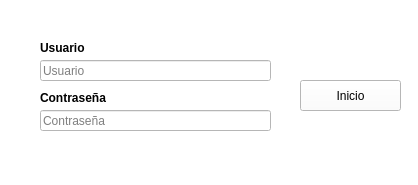
<?xml version="1.0" encoding="UTF-8"?>
<ui version="4.0">
 <class>MainWindow</class>
 <widget class="QMainWindow" name="MainWindow">
  <property name="geometry">
   <rect>
    <x>0</x>
    <y>0</y>
    <width>418</width>
    <height>185</height>
   </rect>
  </property>
  <property name="windowTitle">
   <string>Login</string>
  </property>
  <property name="windowIcon">
   <iconset>
    <normaloff>../img/icono.png</normaloff>../img/icono.png</iconset>
  </property>
  <property name="styleSheet">
   <string notr="true">background-color: rgb(255, 255, 255);</string>
  </property>
  <widget class="QWidget" name="centralwidget">
   <widget class="QLabel" name="label_16">
    <property name="geometry">
     <rect>
      <x>40</x>
      <y>40</y>
      <width>191</width>
      <height>16</height>
     </rect>
    </property>
    <property name="text">
     <string>&lt;html&gt;&lt;head/&gt;&lt;body&gt;&lt;p&gt;&lt;span style=&quot; font-weight:600;&quot;&gt;Usuario&lt;/span&gt;&lt;/p&gt;&lt;/body&gt;&lt;/html&gt;</string>
    </property>
   </widget>
   <widget class="QLineEdit" name="text_usuario">
    <property name="enabled">
     <bool>true</bool>
    </property>
    <property name="geometry">
     <rect>
      <x>40</x>
      <y>60</y>
      <width>231</width>
      <height>21</height>
     </rect>
    </property>
    <property name="styleSheet">
     <string notr="true">background-color: rgb(255, 255, 255);</string>
    </property>
    <property name="text">
     <string/>
    </property>
    <property name="placeholderText">
     <string>Usuario</string>
    </property>
   </widget>
   <widget class="QLineEdit" name="text_password">
    <property name="enabled">
     <bool>true</bool>
    </property>
    <property name="geometry">
     <rect>
      <x>40</x>
      <y>110</y>
      <width>231</width>
      <height>21</height>
     </rect>
    </property>
    <property name="styleSheet">
     <string notr="true">background-color: rgb(255, 255, 255);</string>
    </property>
    <property name="text">
     <string/>
    </property>
    <property name="maxLength">
     <number>32767</number>
    </property>
    <property name="echoMode">
     <enum>QLineEdit::Password</enum>
    </property>
    <property name="placeholderText">
     <string>Contraseña</string>
    </property>
   </widget>
   <widget class="QLabel" name="label_17">
    <property name="geometry">
     <rect>
      <x>40</x>
      <y>90</y>
      <width>191</width>
      <height>16</height>
     </rect>
    </property>
    <property name="text">
     <string>&lt;html&gt;&lt;head/&gt;&lt;body&gt;&lt;p&gt;&lt;span style=&quot; font-weight:600;&quot;&gt;Contraseña&lt;/span&gt;&lt;/p&gt;&lt;/body&gt;&lt;/html&gt;</string>
    </property>
   </widget>
   <widget class="QPushButton" name="btnIniciar">
    <property name="geometry">
     <rect>
      <x>300</x>
      <y>80</y>
      <width>101</width>
      <height>31</height>
     </rect>
    </property>
    <property name="font">
     <font>
      <family>MS Shell Dlg 2</family>
      <pointsize>9</pointsize>
      <weight>9</weight>
      <italic>false</italic>
      <bold>false</bold>
     </font>
    </property>
    <property name="styleSheet">
     <string notr="true">background-color: rgb(255, 255, 255);
font: 75 9pt &quot;MS Shell Dlg 2&quot;;</string>
    </property>
    <property name="text">
     <string>Inicio</string>
    </property>
    <property name="icon">
     <iconset>
      <normaloff>../img/casita.svg</normaloff>../img/casita.svg</iconset>
    </property>
    <property name="iconSize">
     <size>
      <width>21</width>
      <height>21</height>
     </size>
    </property>
   </widget>
  </widget>
  <widget class="QStatusBar" name="statusbar"/>
 </widget>
 <resources/>
 <connections/>
</ui>
